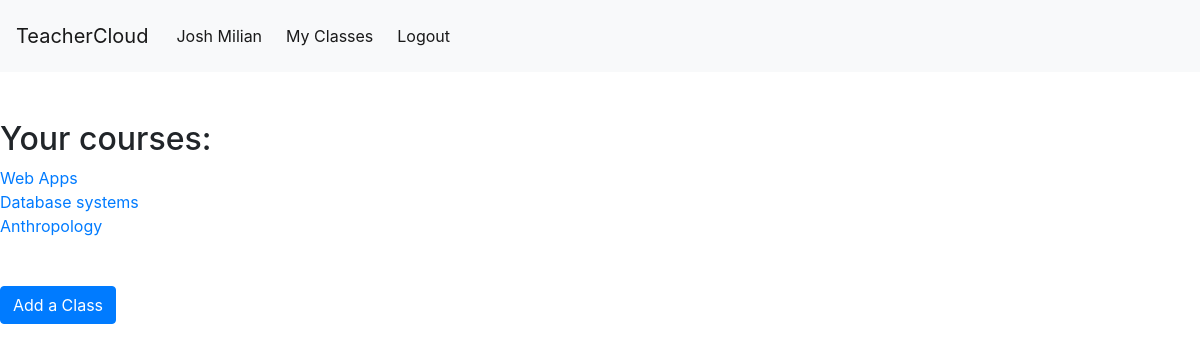
Page /myclasses (signed in) on the committed database.
### project/models.py (models this page shows, shortened)
class User(db.Model, UserMixin):
    __tablename__ = "users"
    id = db.Column(db.Integer, primary_key=True)
    firstname = db.Column(db.String(100), nullable=True)
    lastname = db.Column(db.String(20), nullable=False)
    email = db.Column(db.String(120), unique=True, nullable=False)
    password = db.Column(db.String(60), nullable=True)
    courses = db.relationship("Course", backref="Teacher", lazy=True)

class Course(db.Model):
    id = db.Column("course_id", db.Integer, primary_key=True)
    name = db.Column(db.String(100), nullable=False)
    students = db.relationship("Student", backref="Course", lazy=True)
    teacher_id = db.Column(db.Integer, db.ForeignKey("users.id"), nullable=False)
    assignments = db.relationship("Assignment", backref="Course", lazy=True)

### project/routes.py (the view)
@app.route("/myclasses", methods=["GET", "POST"])
@login_required
def myclasses():
    courses = getcourses()
    addclassform = AddClassForm()
    if addclassform.submitclass.data and addclassform.validate_on_submit():
        addclasses(addclassform.class_name.data, current_user)
    return render_template(
        "myclasses.html", addclassform=addclassform, courses=courses,
    )

### project/models.py (called while the page is built)
@login_manager.user_loader
def load_user(user_id):
    return User.query.get(int(user_id))

### project/routes.py (called while the page is built)
def getcourses():
    courses = Course.query.filter_by(Teacher=current_user).all()
    return courses

### project/templates/myclasses.html (shortened to what this page needs)
{%extends "index.html"%}
{%block content%}
<h2>Your courses:</h2>
{% for course in courses %}
<div><a href="/course/{{course['id']}}">{{course.name}}</a></div>
{% endfor %}
<br>
<br>
<button type="button" class="btn btn-primary" id="modalButton" data-toggle="modal" data-target="#classModal"
    data-whatever="@zzz">Add a Class</button>
{%endblock content%}

### project/templates/navbar.html (shortened to what this page needs)
<!doctype html>
<html lang="en">
<body>
  <nav class="navbar navbar-expand-lg navbar-light bg-light">
    <a class="navbar-brand" href="{{ url_for('home') }}">TeacherCloud</a>
    <div class="collapse navbar-collapse" id="navbarSupportedContent">
      <ul class="navbar-nav mr-auto">
        {% if current_user.is_authenticated %}
        <li class="nav-item active my-2 mx-1">
          <a class="nav-link" href="{{ url_for('profile') }}">{{current_user.firstname| capitalize}}
            {{current_user.lastname| capitalize}}</a>
        </li>
        <li class="nav-item active my-2 mx-1">
          <a class="nav-link" href="{{ url_for('myclasses') }}">My Classes </a>
        </li>
        <li class="nav-item active my-2 mx-1">
          <a class="nav-link" href="{{ url_for('logout') }}">Logout</a>
        </li>
        {% endif %}
      </ul>
  </nav>
</body>
<html>

### project/static/styles.css (style rules this page uses)
body,html { height: 100%; width: 100%; padding: 0; background: #ffffff !important; font-family: 'Vidaloka', serif; }

### rows in the picture
User: firstname "Josh", lastname "Milian"
Course: name "Web Apps"
Course: name "Database systems"
Course: name "Anthropology"
